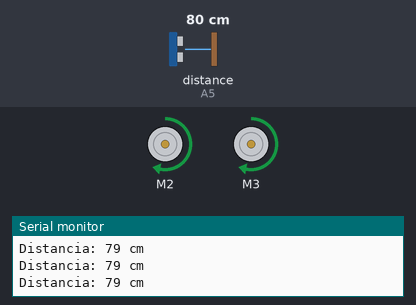
Recording of a program running on a simulated Arduino Uno, built with avr-gcc and run on an emulated ATmega328P. Shown: 2 × DC motor (green arrow = forward, orange = backward, longer = faster), the last lines printed to the serial monitor. Wiring (inferred from the names in the program): ultrasonic range finder: trigger A4; echo A5. Inputs (shaded band) come from the test bench; at power-on: distance to the obstacle (sensor on A5) 80 cm. The echo pulse lasts 58.3 µs per cm; random numbers use the default seed unless the program sets one.

Above: at 1.2 s.
1.3 s: distance to the obstacle (sensor on A5) set to 7 cm
2.8 s: distance to the obstacle (sensor on A5) set to 4 cm
At 3.8 s:
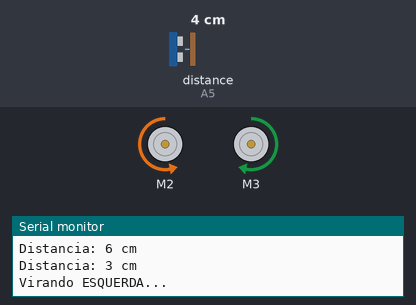
At 5.0 s:
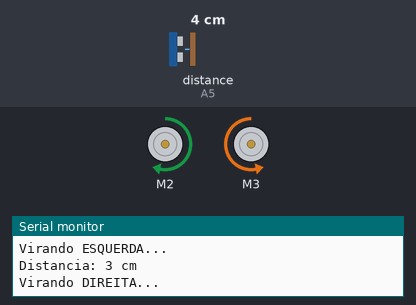
5.8 s: distance to the obstacle (sensor on A5) set to 9 cm
7.3 s: distance to the obstacle (sensor on A5) set to 2 cm
At 7.7 s:
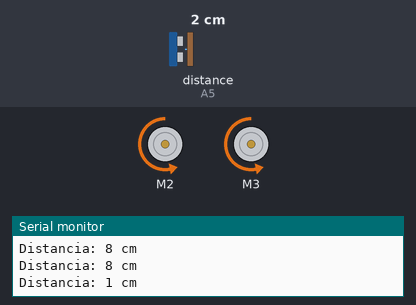
Timing chart, 0 to 11.3 s (numbered marks = the images above; inputs shaded):
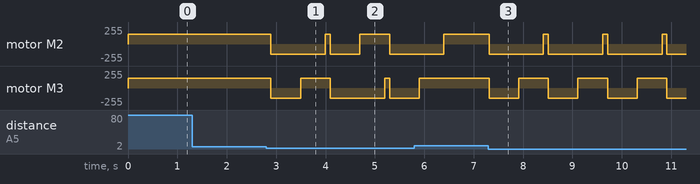

Measured:
- the behaviour switches between 6 and 5 cm on distance to the obstacle (sensor on A5) (found by bisection; images 0 and 1)
- after the input at 2.8 s, motor M2: goes backward 150/255 1.1 s, forward 150/255 0.10 s, backward 150/255 0.60 s, forward 150/255 0.60 s, then backward 150/255, starting after 0.09 s; motor M3: goes backward 150/255 0.60 s, forward 150/255 0.60 s, backward 150/255 1.1 s, forward 150/255 0.10 s, then backward 150/255, starting after 0.09 s
- after the input at 7.3 s, motor M2: alternates forward 150/255 for 0.10 s and backward 150/255 for 1.1 s, starting at once; motor M3: alternates forward 150/255 for 0.60 s and backward 150/255 for 0.60 s, starting at once

The program:

main.cpp
```cpp
#include <Arduino.h>
#include <AFMotor.h>

// === PINAGEM DO SENSOR ULTRASSÔNICO ===
#define ECHO_PIN A5   // Echo do HC-SR04
#define TRIG_PIN A4   // Trigger do HC-SR04

// === INSTÂNCIAS DOS MOTORES ===
// Estão ligados nas saídas M2 e M3 do Shield (exemplo), mas ajuste conforme seu hardware
AF_DCMotor motorLeft(2);  // Motor conectado à porta M2
AF_DCMotor motorRight(3); // Motor conectado à porta M3

// === CONSTANTES E VARIÁVEIS ===
int velocidade = 150;       // Velocidade dos motores (0-255)
long distanciaLimite = 5;  // Distância limite em cm para considerar obstáculo
unsigned long tempoGiro = 500; // Tempo (ms) para fazer o giro de desvio

// Função para medir distância em cm usando o HC-SR04
long medirDistancia() {
  // Garante que o Trigger esteja em LOW por um curto tempo
  digitalWrite(TRIG_PIN, LOW);
  delayMicroseconds(2);

  // Envia pulso de 10 microssegundos para o Trigger
  digitalWrite(TRIG_PIN, HIGH);
  delayMicroseconds(10);
  digitalWrite(TRIG_PIN, LOW);

  // Mede o tempo do pulso retornado no Echo
  long duracao = pulseIn(ECHO_PIN, HIGH);

  // Converte o tempo (em microssegundos) em distância (em cm)
  // Fórmula aproximada: distância em cm = (tempo / 2) / 29.1
  // (pois a velocidade do som é ~340 m/s, e há ida e volta)
  long distancia = (duracao / 2) / 29.1;

  return distancia;
}

// Função para mover os motores para frente
void moverFrente() {
  motorLeft.run(FORWARD);
  motorRight.run(FORWARD);
}

// Função para mover os motores para trás
void moverTras() {
  motorLeft.run(BACKWARD);
  motorRight.run(BACKWARD);
}

// Função para parar os motores
void pararMotores() {
  motorLeft.run(RELEASE);
  motorRight.run(RELEASE);
}

// Função para girar à esquerda
void girarEsquerda() {
  motorLeft.run(BACKWARD);
  motorRight.run(FORWARD);
}

// Função para girar à direita
void girarDireita() {
  motorLeft.run(FORWARD);
  motorRight.run(BACKWARD);
}

void setup() {
  Serial.begin(115200);
  Serial.println("Iniciando Robo com Desvio Ultrassonico");

  // Configura pinos do HC-SR04
  pinMode(TRIG_PIN, OUTPUT);
  pinMode(ECHO_PIN, INPUT);

  // Configura a velocidade dos motores
  motorLeft.setSpeed(velocidade);
  motorRight.setSpeed(velocidade);

  // Semente para gerar valores aleatórios (opcional, caso queira maior variação)
  randomSeed(analogRead(0));
}

void loop() {
  long distancia = medirDistancia();
  Serial.print("Distancia: ");
  Serial.print(distancia);
  Serial.println(" cm");

  // Verifica se há obstáculo próximo
  if (distancia > 0 && distancia < distanciaLimite) {
    // Obstáculo detectado: anda para trás
    moverTras();
    delay(600); // Ajuste esse tempo conforme necessidade

    // Escolhe aleatoriamente se vai girar à esquerda (0) ou à direita (1)
    int direcao = random(0, 2);
    if (direcao == 0) {
      Serial.println("Virando ESQUERDA...");
      girarEsquerda();
    } else {
      Serial.println("Virando DIREITA...");
      girarDireita();
    }

    delay(tempoGiro); // Gira pelo tempo definido

    // Retoma movimento para frente
    moverFrente();
  } else {
    // Se não há obstáculo, segue em frente
    moverFrente();
  }

  delay(100); // Ajuste para controlar a frequência de leitura do sensor
}
```
